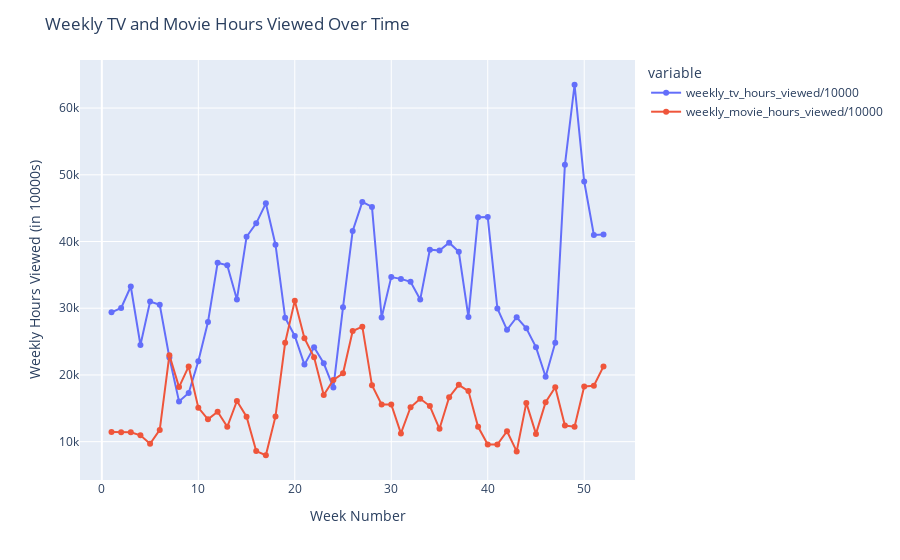

Notebook cell for this chart:
### Code cell
import plotly.express as px

fig = px.line(df2, x='week_number', y=['weekly_tv_hours_viewed/10000', 'weekly_movie_hours_viewed/10000'], markers=True, line_shape='linear')

# Customize axis labels and title
fig.update_layout(
    xaxis_title='Week Number',
    yaxis_title='Weekly Hours Viewed (in 10000s)',
    title='Weekly TV and Movie Hours Viewed Over Time'
)

# Show the plot
fig.show()

### Figure 1 — Plotly figure (JSON) as saved in the notebook; plotly's stock layout.template omitted (floating-point values rounded to 4 significant figures)
{"data": [{"hovertemplate": "variable=weekly_tv_hours_viewed/10000<br>week_number=%{x}<br>value=%{y}<extra></extra>", "legendgroup": "weekly_tv_hours_viewed/10000", "line": {"color": "#636efa", "dash": "solid", "shape": "linear"}, "marker": {"symbol": "circle"}, "mode": "markers+lines", "name": "weekly_tv_hours_viewed/10000", "orientation": "v", "showlegend": true, "x": [1, 2, 3, 4, 5, 6, 7, 8, 9, 10, 11, 12, 13, 14, 15, 16, 17, 18, 19, 20, 21, 22, 23, 24, 25, 26, 27, 28, 29, 30, 31, 32, 33, 34, 35, 36, 37, 38, 39, 40, 41, 42, 43, 44, 45, 46, 47, 48, 49, 50, 51, 52], "xaxis": "x", "y": [29391, 30049, 33256, 24486, 31005, 30529, 22610, 16025, 17288, 22043, 27922, 36817, 36427, 31319, 40710, 42722, 45725, 39527, 28589, 25850, 21548, 24157, 21749, 18113, 30159, 41590, 45928, 45189, 28609, 34673, 34398, 33965, 31294, 38773, 38657, 39823, 38454, 28686, 43652, 43661, 29954, 26759, 28650, 26997, 24167, 19721, 24838, 51495, 63495, 48992, 40992, 41032], "yaxis": "y", "type": "scatter"}, {"hovertemplate": "variable=weekly_movie_hours_viewed/10000<br>week_number=%{x}<br>value=%{y}<extra></extra>", "legendgroup": "weekly_movie_hours_viewed/10000", "line": {"color": "#EF553B", "dash": "solid", "shape": "linear"}, "marker": {"symbol": "circle"}, "mode": "markers+lines", "name": "weekly_movie_hours_viewed/10000", "orientation": "v", "showlegend": true, "x": [1, 2, 3, 4, 5, 6, 7, 8, 9, 10, 11, 12, 13, 14, 15, 16, 17, 18, 19, 20, 21, 22, 23, 24, 25, 26, 27, 28, 29, 30, 31, 32, 33, 34, 35, 36, 37, 38, 39, 40, 41, 42, 43, 44, 45, 46, 47, 48, 49, 50, 51, 52], "xaxis": "x", "y": [11465, 11397, 11402, 10954, 9686, 11767, 22967, 18177, 21281, 15101, 13342, 14476, 12231, 16098, 13753, 8589, 7964, 13785, 24825, 31137, 25507, 22644, 16984, 19253, 20243, 26576, 27242, 18448, 15583, 15588, 11234, 15161, 16441, 15340, 11925, 16662, 18520, 17583, 12232, 9591, 9560, 11564, 8538, 15813, 11162, 15923, 18152, 12425, 12245, 18274, 18388, 21283], "yaxis": "y", "type": "scatter"}], "layout": {"xaxis": {"anchor": "y", "domain": [0, 1], "title": {"text": "Week Number"}}, "yaxis": {"anchor": "x", "domain": [0, 1], "title": {"text": "Weekly Hours Viewed (in 10000s)"}}, "legend": {"title": {"text": "variable"}, "tracegroupgap": 0}, "margin": {"t": 60}, "title": {"text": "Weekly TV and Movie Hours Viewed Over Time"}}}
